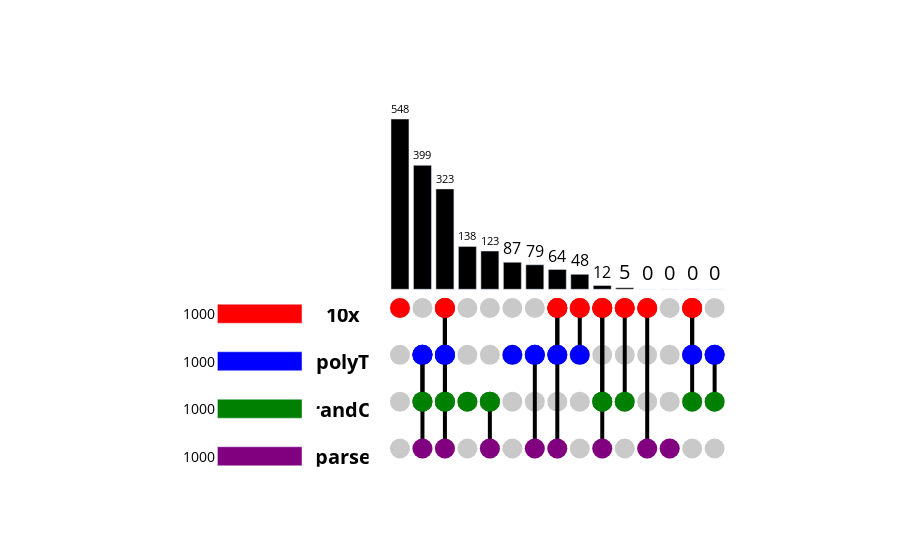

The notebook cell this image was saved under:
### Code cell
dict = {}

for data in datasets:
    top_data = data.var.sort_values(by='percent_counts',ascending=False).head(1000)
    dict[str(data.uns['name'])] = (df_genes['gene_ids'].isin(top_data['gene_codes'])).tolist()
contents = pd.DataFrame(dict) 

upset = Upset.generate_plot(contents)
upset.show()

### Figure 1 — Plotly figure (JSON) as saved in the notebook; plotly's stock layout.template omitted (floating-point values rounded to 4 significant figures)
{"data": [{"marker": {"color": "#C9C9C9", "size": 20}, "mode": "markers", "showlegend": false, "type": "scatter", "x": [0, 0, 0, 0, 1, 1, 1, 1, 2, 2, 2, 2, 3, 3, 3, 3, 4, 4, 4, 4, 5, 5, 5, 5, 6, 6, 6, 6, 7, 7, 7, 7, 8, 8, 8, 8, 9, 9, 9, 9, 10, 10, 10, 10, 11, 11, 11, 11, 12, 12, 12, 12, 13, 13, 13, 13, 14, 14, 14, 14], "xaxis": "x3", "y": [-60.28, -211.0, -361.7, -512.4, -60.28, -211.0, -361.7, -512.4, -60.28, -211.0, -361.7, -512.4, -60.28, -211.0, -361.7, -512.4, -60.28, -211.0, -361.7, -512.4, -60.28, -211.0, -361.7, -512.4, -60.28, -211.0, -361.7, -512.4, -60.28, -211.0, -361.7, -512.4, -60.28, -211.0, -361.7, -512.4, -60.28, -211.0, -361.7, -512.4, -60.28, -211.0, -361.7, -512.4, -60.28, -211.0, -361.7, -512.4, -60.28, -211.0, -361.7, -512.4, -60.28, -211.0, -361.7, -512.4, -60.28, -211.0, -361.7, -512.4], "yaxis": "y3"}, {"line": {"color": "black", "width": 4}, "marker": {"color": ["red"], "line": {"color": "black"}, "showscale": false, "size": 20}, "mode": "markers+lines", "showlegend": false, "type": "scatter", "x": [0], "xaxis": "x3", "y": [-60.28], "yaxis": "y3"}, {"line": {"color": "black", "width": 4}, "marker": {"color": ["blue"], "line": {"color": "black"}, "showscale": false, "size": 20}, "mode": "markers+lines", "showlegend": false, "type": "scatter", "x": [1], "xaxis": "x3", "y": [-211.0], "yaxis": "y3"}, {"line": {"color": "black", "width": 4}, "marker": {"color": ["blue", "green"], "line": {"color": "black"}, "showscale": false, "size": 20}, "mode": "markers+lines", "showlegend": false, "type": "scatter", "x": [1, 1], "xaxis": "x3", "y": [-211.0, -361.7], "yaxis": "y3"}, {"line": {"color": "black", "width": 4}, "marker": {"color": ["blue", "green", "purple"], "line": {"color": "black"}, "showscale": false, "size": 20}, "mode": "markers+lines", "showlegend": false, "type": "scatter", "x": [1, 1, 1], "xaxis": "x3", "y": [-211.0, -361.7, -512.4], "yaxis": "y3"}, {"line": {"color": "black", "width": 4}, "marker": {"color": ["red"], "line": {"color": "black"}, "showscale": false, "size": 20}, "mode": "markers+lines", "showlegend": false, "type": "scatter", "x": [2], "xaxis": "x3", "y": [-60.28], "yaxis": "y3"}, {"line": {"color": "black", "width": 4}, "marker": {"color": ["red", "blue"], "line": {"color": "black"}, "showscale": false, "size": 20}, "mode": "markers+lines", "showlegend": false, "type": "scatter", "x": [2, 2], "xaxis": "x3", "y": [-60.28, -211.0], "yaxis": "y3"}, {"line": {"color": "black", "width": 4}, "marker": {"color": ["red", "blue", "green"], "line": {"color": "black"}, "showscale": false, "size": 20}, "mode": "markers+lines", "showlegend": false, "type": "scatter", "x": [2, 2, 2], "xaxis": "x3", "y": [-60.28, -211.0, -361.7], "yaxis": "y3"}, {"line": {"color": "black", "width": 4}, "marker": {"color": ["red", "blue", "green", "purple"], "line": {"color": "black"}, "showscale": false, "size": 20}, "mode": "markers+lines", "showlegend": false, "type": "scatter", "x": [2, 2, 2, 2], "xaxis": "x3", "y": [-60.28, -211.0, -361.7, -512.4], "yaxis": "y3"}, {"line": {"color": "black", "width": 4}, "marker": {"color": ["green"], "line": {"color": "black"}, "showscale": false, "size": 20}, "mode": "markers+lines", "showlegend": false, "type": "scatter", "x": [3], "xaxis": "x3", "y": [-361.7], "yaxis": "y3"}, {"line": {"color": "black", "width": 4}, "marker": {"color": ["green"], "line": {"color": "black"}, "showscale": false, "size": 20}, "mode": "markers+lines", "showlegend": false, "type": "scatter", "x": [4], "xaxis": "x3", "y": [-361.7], "yaxis": "y3"}, {"line": {"color": "black", "width": 4}, "marker": {"color": ["green", "purple"], "line": {"color": "black"}, "showscale": false, "size": 20}, "mode": "markers+lines", "showlegend": false, "type": "scatter", "x": [4, 4], "xaxis": "x3", "y": [-361.7, -512.4], "yaxis": "y3"}, {"line": {"color": "black", "width": 4}, "marker": {"color": ["blue"], "line": {"color": "black"}, "showscale": false, "size": 20}, "mode": "markers+lines", "showlegend": false, "type": "scatter", "x": [5], "xaxis": "x3", "y": [-211.0], "yaxis": "y3"}, {"line": {"color": "black", "width": 4}, "marker": {"color": ["blue"], "line": {"color": "black"}, "showscale": false, "size": 20}, "mode": "markers+lines", "showlegend": false, "type": "scatter", "x": [6], "xaxis": "x3", "y": [-211.0], "yaxis": "y3"}, {"line": {"color": "black", "width": 4}, "marker": {"color": ["blue", "purple"], "line": {"color": "black"}, "showscale": false, "size": 20}, "mode": "markers+lines", "showlegend": false, "type": "scatter", "x": [6, 6], "xaxis": "x3", "y": [-211.0, -512.4], "yaxis": "y3"}, {"line": {"color": "black", "width": 4}, "marker": {"color": ["red"], "line": {"color": "black"}, "showscale": false, "size": 20}, "mode": "markers+lines", "showlegend": false, "type": "scatter", "x": [7], "xaxis": "x3", "y": [-60.28], "yaxis": "y3"}, {"line": {"color": "black", "width": 4}, "marker": {"color": ["red", "blue"], "line": {"color": "black"}, "showscale": false, "size": 20}, "mode": "markers+lines", "showlegend": false, "type": "scatter", "x": [7, 7], "xaxis": "x3", "y": [-60.28, -211.0], "yaxis": "y3"}, {"line": {"color": "black", "width": 4}, "marker": {"color": ["red", "blue", "purple"], "line": {"color": "black"}, "showscale": false, "size": 20}, "mode": "markers+lines", "showlegend": false, "type": "scatter", "x": [7, 7, 7], "xaxis": "x3", "y": [-60.28, -211.0, -512.4], "yaxis": "y3"}, {"line": {"color": "black", "width": 4}, "marker": {"color": ["red"], "line": {"color": "black"}, "showscale": false, "size": 20}, "mode": "markers+lines", "showlegend": false, "type": "scatter", "x": [8], "xaxis": "x3", "y": [-60.28], "yaxis": "y3"}, {"line": {"color": "black", "width": 4}, "marker": {"color": ["red", "blue"], "line": {"color": "black"}, "showscale": false, "size": 20}, "mode": "markers+lines", "showlegend": false, "type": "scatter", "x": [8, 8], "xaxis": "x3", "y": [-60.28, -211.0], "yaxis": "y3"}, {"line": {"color": "black", "width": 4}, "marker": {"color": ["red"], "line": {"color": "black"}, "showscale": false, "size": 20}, "mode": "markers+lines", "showlegend": false, "type": "scatter", "x": [9], "xaxis": "x3", "y": [-60.28], "yaxis": "y3"}, {"line": {"color": "black", "width": 4}, "marker": {"color": ["red", "green"], "line": {"color": "black"}, "showscale": false, "size": 20}, "mode": "markers+lines", "showlegend": false, "type": "scatter", "x": [9, 9], "xaxis": "x3", "y": [-60.28, -361.7], "yaxis": "y3"}, {"line": {"color": "black", "width": 4}, "marker": {"color": ["red", "green", "purple"], "line": {"color": "black"}, "showscale": false, "size": 20}, "mode": "markers+lines", "showlegend": false, "type": "scatter", "x": [9, 9, 9], "xaxis": "x3", "y": [-60.28, -361.7, -512.4], "yaxis": "y3"}, {"line": {"color": "black", "width": 4}, "marker": {"color": ["red"], "line": {"color": "black"}, "showscale": false, "size": 20}, "mode": "markers+lines", "showlegend": false, "type": "scatter", "x": [10], "xaxis": "x3", "y": [-60.28], "yaxis": "y3"}, {"line": {"color": "black", "width": 4}, "marker": {"color": ["red", "green"], "line": {"color": "black"}, "showscale": false, "size": 20}, "mode": "markers+lines", "showlegend": false, "type": "scatter", "x": [10, 10], "xaxis": "x3", "y": [-60.28, -361.7], "yaxis": "y3"}, {"line": {"color": "black", "width": 4}, "marker": {"color": ["red"], "line": {"color": "black"}, "showscale": false, "size": 20}, "mode": "markers+lines", "showlegend": false, "type": "scatter", "x": [11], "xaxis": "x3", "y": [-60.28], "yaxis": "y3"}, {"line": {"color": "black", "width": 4}, "marker": {"color": ["red", "purple"], "line": {"color": "black"}, "showscale": false, "size": 20}, "mode": "markers+lines", "showlegend": false, "type": "scatter", "x": [11, 11], "xaxis": "x3", "y": [-60.28, -512.4], "yaxis": "y3"}, {"line": {"color": "black", "width": 4}, "marker": {"color": ["purple"], "line": {"color": "black"}, "showscale": false, "size": 20}, "mode": "markers+lines", "showlegend": false, "type": "scatter", "x": [12], "xaxis": "x3", "y": [-512.4], "yaxis": "y3"}, {"line": {"color": "black", "width": 4}, "marker": {"color": ["red"], "line": {"color": "black"}, "showscale": false, "size": 20}, "mode": "markers+lines", "showlegend": false, "type": "scatter", "x": [13], "xaxis": "x3", "y": [-60.28], "yaxis": "y3"}, {"line": {"color": "black", "width": 4}, "marker": {"color": ["red", "blue"], "line": {"color": "black"}, "showscale": false, "size": 20}, "mode": "markers+lines", "showlegend": false, "type": "scatter", "x": [13, 13], "xaxis": "x3", "y": [-60.28, -211.0], "yaxis": "y3"}, {"line": {"color": "black", "width": 4}, "marker": {"color": ["red", "blue", "green"], "line": {"color": "black"}, "showscale": false, "size": 20}, "mode": "markers+lines", "showlegend": false, "type": "scatter", "x": [13, 13, 13], "xaxis": "x3", "y": [-60.28, -211.0, -361.7], "yaxis": "y3"}, {"line": {"color": "black", "width": 4}, "marker": {"color": ["blue"], "line": {"color": "black"}, "showscale": false, "size": 20}, "mode": "markers+lines", "showlegend": false, "type": "scatter", "x": [14], "xaxis": "x3", "y": [-211.0], "yaxis": "y3"}, {"line": {"color": "black", "width": 4}, "marker": {"color": ["blue", "green"], "line": {"color": "black"}, "showscale": false, "size": 20}, "mode": "markers+lines", "showlegend": false, "type": "scatter", "x": [14, 14], "xaxis": "x3", "y": [-211.0, -361.7], "yaxis": "y3"}, {"hoverinfo": "none", "marker": {"color": "black"}, "text": [548.0, 399.0, 323.0, 138.0, 123.0, 87.0, 79.0, 64.0, 48.0, 12.0, 5.0, 0.0, 0.0, 0.0, 0.0], "textfont": {"color": "black", "size": 20}, "textposition": "outside", "type": "bar", "x": [0, 1, 2, 3, 4, 5, 6, 7, 8, 9, 10, 11, 12, 13, 14], "xaxis": "x3", "y": [548, 399, 323, 138, 123, 87, 79, 64, 48, 12, 5, 0, 0, 0, 0], "yaxis": "y3"}, {"mode": "text", "showlegend": false, "text": ["<b>10x</b>", "<b>polyT</b>", "<b>randO</b>", "<b>parse</b>"], "textfont": {"color": "black", "size": 20}, "textposition": "middle center", "type": "scatter", "x": [-0.05, -0.05, -0.05, -0.05], "xaxis": "x2", "y": [-60.28, -211.0, -361.7, -512.4, -60.28, -211.0, -361.7, -512.4, -60.28, -211.0, -361.7, -512.4, -60.28, -211.0, -361.7, -512.4, -60.28, -211.0, -361.7, -512.4, -60.28, -211.0, -361.7, -512.4, -60.28, -211.0, -361.7, -512.4, -60.28, -211.0, -361.7, -512.4, -60.28, -211.0, -361.7, -512.4, -60.28, -211.0, -361.7, -512.4, -60.28, -211.0, -361.7, -512.4, -60.28, -211.0, -361.7, -512.4, -60.28, -211.0, -361.7, -512.4, -60.28, -211.0, -361.7, -512.4, -60.28, -211.0, -361.7, -512.4], "yaxis": "y2"}, {"marker": {"color": ["red", "blue", "green", "purple", "orange", "yellow"]}, "orientation": "h", "text": [1000.0, 1000.0, 1000.0, 1000.0], "textfont": {"color": "black", "size": 20}, "textposition": "outside", "type": "bar", "width": 0.4, "x": [-1000, -1000, -1000, -1000], "xaxis": "x", "y": [0, 1, 2, 3], "yaxis": "y"}], "layout": {"plot_bgcolor": "white", "showlegend": false, "xaxis": {"anchor": "y", "domain": [0.1, 0.3], "range": [-1750, 0], "showticklabels": false}, "xaxis2": {"anchor": "y2", "domain": [0.32, 0.39], "showticklabels": false}, "xaxis3": {"anchor": "y3", "domain": [0.39, 0.9], "showticklabels": false}, "yaxis": {"anchor": "x", "autorange": "reversed", "domain": [0, 0.5], "showticklabels": false, "side": "right"}, "yaxis2": {"anchor": "x2", "domain": [0.035, 0.45], "showticklabels": false}, "yaxis3": {"anchor": "x3", "domain": [0, 1], "showticklabels": false}}}
